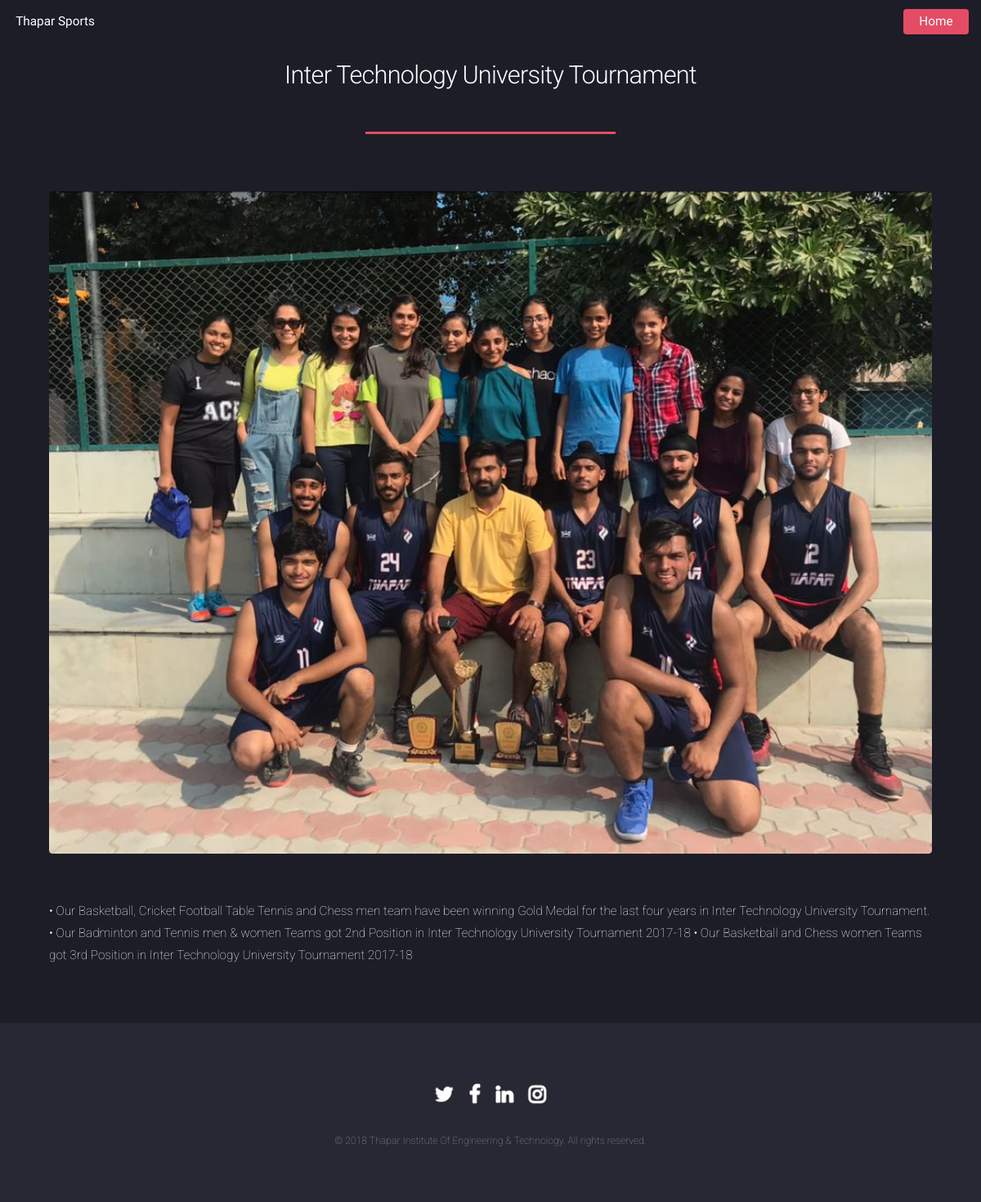
/Our_achievements/1/, run on the app's committed database.
### tw/models.py (models this page shows, shortened)
class achPost(models.Model):
    title=models.CharField(max_length=200)
    image=models.FileField(null=True,blank=True)
    name = models.CharField(max_length=200,default=" ")
    timestamp=models.DateTimeField(auto_now=False,auto_now_add=True)
    content=models.TextField(null=True)
    side=models.TextField(null=True)

### tw/views.py (the view)
# urls.py: url(r'^Our_achievements/(?P<Post_id>[0-9]+)/$', views.ach_detail, name='ach_detail'),
def ach_detail(request, Post_id):
    try:
        post= achPost.objects.get(pk=Post_id)
    except Post.DoesNotExist:
        raise Http404("Post Does Not Exist")
    return render(request,'tw/achieve.html',{'post':post})

### tw/templates/tw/achieve.html (shortened to what this page needs)
{% load staticfiles %}
{% block content %}
<!DOCTYPE HTML>
<html>
	<head>
		<link rel="stylesheet" href="{% static  'css/main.css' %}" />
		<link rel="stylesheet" href="{% static  'css/ie9.css' %}" />
		<link rel="stylesheet" href="{% static  'css/ie8.css' %}" />
	</head>
	<body class="landing">
		<div id="page-wrapper">
				<header id="header"  style="font-family:'Assistant'">
					<h1 id="logo"><a href="/">Thapar Sports</a></h1>
					<nav id="nav" style="font-family:'Assistant'">
						<ul>
							<li><a href="/" class="button special">Home</a></li>
						</ul>
					</nav>
				</header>
				<div id="main" class="wrapper style1">
					<div class="container">
						<header class="major">
							<h2>{{post.title}}</h2>
						</header>
							<section id="content">
								<a href="#" class="image fit"><img src="{{post.image.url}}" alt="" /></a><br>
								<p>{{post.content}}</p>
							</section>
					</div>
				</div>
				<footer id="footer">
					<ul class="icons">
						<li><a href="https://twitter.com/TU_Patiala" class="icon alt fa-twitter"><span class="label">Twitter</span></a></li>
						<li><a href="https://www.facebook.com/officialTIET/" class="icon alt fa-facebook"><span class="label">Facebook</span></a></li>
						<li><a href="https://www.linkedin.com/school/485592/" class="icon alt fa-linkedin"><span class="label">LinkedIn</span></a></li>
						<li><a href="https://www.instagram.com/tietofficial/" class="icon alt fa-instagram"><span class="label">Instagram</span></a></li>
					</ul>
					<ul class="copyright">
						<li>&copy; 2018 Thapar Institute Of Engineering & Technology. All rights reserved.</li>
					</ul>
				</footer>
		</div>
	</body>
</html>
{% endblock %}

### tw/static/css/ie9.css (style rules this page uses)
body.landing:before, body.landing:after { display: none !important; }
.icon.alt { color: inherit !important; }
#footer .icons .icon.alt:before { color: #ffffff !important; }

### tw/static/css/ie8.css (style rules this page uses)
body { color: #ffffff; }
body, html, #page-wrapper { height: 100%; }
.image { position: relative; -ms-behavior: url("static/js/ie/PIE.htc"); }
.image:before { display: none; }
.image img { position: relative; -ms-behavior: url("static/js/ie/PIE.htc"); }
input[type="submit"], input[type="reset"], input[type="button"], .button { border: solid 1px #ffffff !important; }
input[type="submit"].special, input[type="reset"].special, input[type="button"].special, .button.special { border: 0 !important; }
#header { background: #272833; }
a { outline:0; }

### data on the page
achPost: title "Inter Technology University Tournament", image (picture), content "• Our Basketball, Cricket Football Table Tennis and Chess men team have been winning Gold Medal for the last four years in Inter Technology University Tournament. • Our Badminton and Tennis men & women Teams got 2nd Position in Inter Technology University Tournament 2017-18 • Our Basketball and Chess women Teams got 3rd Position in Inter Technology University Tournament 2017-18"
